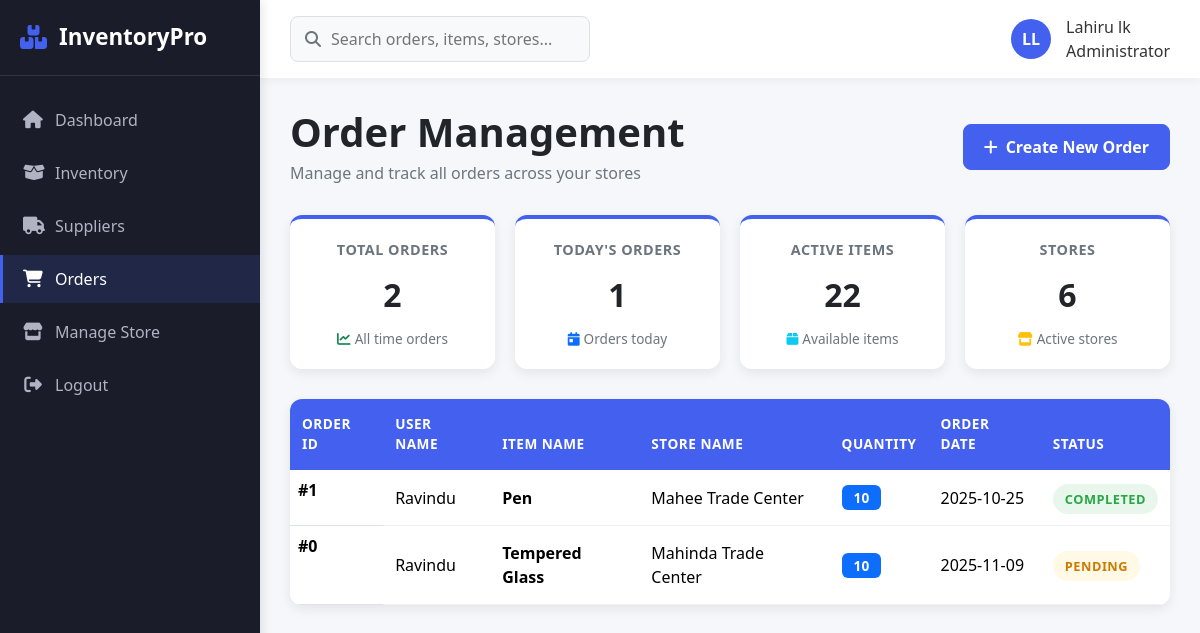
/Order/order.php, run on the app's committed database.
### tables this page shows
CREATE TABLE `orders` (
  `orderid` int(255) NOT NULL,
  `userid` int(255) NOT NULL,
  `itemid` int(255) NOT NULL,
  `store_id` int(255) NOT NULL,
  `quantity` int(255) NOT NULL,
  `orderdate` varchar(255) NOT NULL
);

CREATE TABLE `user` (
  `userid` int(11) NOT NULL,
  `username` varchar(255) DEFAULT NULL,
  `password` varchar(255) DEFAULT NULL,
  `position` varchar(100) DEFAULT NULL,
  `email` varchar(255) DEFAULT NULL
);

CREATE TABLE `item` (
  `itemid` int(11) NOT NULL,
  `itemname` varchar(255) DEFAULT NULL,
  `description` text DEFAULT NULL,
  `category` varchar(255) DEFAULT NULL,
  `unitprice` decimal(10,2) DEFAULT NULL,
  `criticalvalue` int(11) DEFAULT NULL,
  `quantity` int(11) DEFAULT NULL,
  `availability` varchar(50) DEFAULT NULL
);

CREATE TABLE `store` (
  `store_id` int(11) NOT NULL,
  `store_name` varchar(255) DEFAULT NULL,
  `contact_no` varchar(15) DEFAULT NULL,
  `address` text DEFAULT NULL,
  `email` varchar(255) DEFAULT NULL
);

### Order/order.php (the view, shortened to what this page needs)
<?php
$dbcon = new DbConnector();
$con = $dbcon->getConnection();
$q1 = "SELECT * FROM item";
$s1 = $con->query($q1);
$rs1 = $s1->fetchAll(PDO::FETCH_OBJ);
$q2 = "SELECT * FROM store";
$s2 = $con->query($q2);
$rs2 = $s2->fetchAll(PDO::FETCH_OBJ);
$q3 = "SELECT * FROM orders";
$s3 = $con->query($q3);
$rs3 = $s3->fetchAll(PDO::FETCH_OBJ);
$totalOrders   = count($rs3);
$today         = date('Y-m-d');
$todayOrders   = 0;
foreach ($rs3 as $order) {
    if ($order->orderdate == $today) {
        $todayOrders++;
    }
}
?>
<!DOCTYPE html>
<html lang="en">
<head>
    <link href="https://cdn.jsdelivr.net/npm/bootstrap@5.3.3/dist/css/bootstrap.min.css"
          rel="stylesheet"
>
    <link rel="stylesheet"
          href="https://cdnjs.cloudflare.com/ajax/libs/font-awesome/6.4.0/css/all.min.css">
    <link rel="stylesheet" href="../utils/order.css">
</head>
<body>
<div class="app-container">
    <div class="sidebar">
        <div class="sidebar-header">
            <i class="fas fa-boxes"></i>
            <h3>InventoryPro</h3>
        </div>
        <ul class="nav-menu">
            <li><a href="../index.php"><i class="fas fa-home"></i> Dashboard</a></li>
            <li><a href="../inventory/inventory.php"><i class="fas fa-box-open"></i> Inventory</a></li>
            <li><a href="../supplier/suppliers.php"><i class="fas fa-truck"></i> Suppliers</a></li>
            <li><a href="order.php" class="active"><i class="fas fa-shopping-cart"></i> Orders</a></li>
            <li><a href="../store/stores.php"><i class="fas fa-store"></i> Manage Store</a></li>
            <li><a href="../logout.php"><i class="fas fa-sign-out-alt"></i> Logout</a></li>
        </ul>
    </div>
    <div class="main-content">
        <div class="top-bar">
            <div class="search-bar">
                <i class="fas fa-search"></i>
                <input type="text" placeholder="Search orders, items, stores...">
            </div>
            <div class="user-info">
                <div class="user-avatar"><?php echo substr("LL", 0, 2); ?></div>
                <div>
                <div class="user-name">Lahiru lk</div>
                <div class="user-role">Administrator</div>
                </div>
            </div>
        </div>
        <div class="orders-content">
            <div class="page-header">
                <div>
                    <h1 class="page-title">Order Management</h1>
                    <p class="page-description">Manage and track all orders across your stores</p>
                </div>
                <button type="button"
                        class="btn btn-primary"
                        data-bs-toggle="modal"
                        data-bs-target="#staticBackdrop">
                    <i class="fas fa-plus me-2"></i>Create New Order
                </button>
            </div>
            <div class="order-stats">
                <div class="stat-card">
                    <div class="stat-label">Total Orders</div>
                    <div class="stat-value"><?php echo $totalOrders; ?></div>
                    <div class="stat-trend">
                        <i class="fas fa-chart-line text-success me-1"></i>All time orders
                    </div>
                </div>
                <div class="stat-card">
                    <div class="stat-label">Today's Orders</div>
                    <div class="stat-value"><?php echo $todayOrders; ?></div>
                    <div class="stat-trend">
                        <i class="fas fa-calendar-day text-primary me-1"></i>Orders today
                    </div>
                </div>
                <div class="stat-card">
                    <div class="stat-label">Active Items</div>
                    <div class="stat-value"><?php echo count($rs1); ?></div>
                    <div class="stat-trend">
                        <i class="fas fa-box text-info me-1"></i>Available items
                    </div>
                </div>
                <div class="stat-card">
                    <div class="stat-label">Stores</div>
                    <div class="stat-value"><?php echo count($rs2); ?></div>
                    <div class="stat-trend">
                        <i class="fas fa-store text-warning me-1"></i>Active stores
                    </div>
                </div>
            </div>
            <div class="table-container">
                <div class="table-responsive">
                    <table class="table table-hover">
                        <thead>
                            <tr>
                                <th scope="col">Order ID</th>
                                <th scope="col">User Name</th>
                                <th scope="col">Item Name</th>
                                <th scope="col">Store Name</th>
                                <th scope="col">Quantity</th>
                                <th scope="col">Order Date</th>
                                <th scope="col">Status</th>
                            </tr>
                        </thead>
                        <tbody>
                        <?php
                        $query = "SELECT * FROM orders";
                        try {
                            $stmt = $con->query($query);
                            $result = $stmt->fetchAll(PDO::FETCH_OBJ);
                            foreach ($result as $item) {
                                $sql1 = "SELECT itemname FROM item WHERE itemid = ?";
                                $pstmt1 = $con->prepare($sql1);
                                $pstmt1->bindParam(1, $item->itemid);
                                $pstmt1->execute();
                                $result1 = $pstmt1->fetch(PDO::FETCH_OBJ);
                                $sql2 = "SELECT store_name FROM store WHERE store_id = ?";
                                $pstmt2 = $con->prepare($sql2);
                                $pstmt2->bindParam(1, $item->store_id);
                                $pstmt2->execute();
                                $result2 = $pstmt2->fetch(PDO::FETCH_OBJ);
                                $sql3 = "SELECT username FROM user WHERE userid = ?";
                                $pstmt3 = $con->prepare($sql3);
                                $pstmt3->bindParam(1, $item->userid);
                                $pstmt3->execute();
                                $result3 = $pstmt3->fetch(PDO::FETCH_OBJ);
                                $orderDate = new DateTime($item->orderdate);
                                $todayObj  = new DateTime();
                                $interval  = $todayObj->diff($orderDate);
                                $daysDiff  = $interval->days;
                                $status = $statusText = 'pending';
                                if ($daysDiff > 7) {
                                    $status = 'completed';
                                    $statusText = 'Completed';
                                } elseif ($daysDiff > 3) {
                                    $status = 'shipped';
                                    $statusText = 'Shipped';
                                }
                                echo "<tr>";
                                echo "<th scope='row'>#{$item->orderid}</th>";
                                echo "<td>{$result3->username}</td>";
                                echo "<td><strong>{$result1->itemname}</strong></td>";
                                echo "<td>{$result2->store_name}</td>";
                                echo "<td><span class='badge bg-primary'>{$item->quantity}</span></td>";
                                echo "<td>{$item->orderdate}</td>";
                                echo "<td><span class='status-badge status-{$status}'>{$statusText}</span></td>";
                                echo "</tr>";
                            }
                        } catch (Exception $ex) {
                            echo "<tr><td colspan='7' class='text-danger'>Error: " . htmlspecialchars($ex->getMessage()) . "</td></tr>";
                        }
                        ?>
                        </tbody>
                    </table>
                </div>
            </div>
        </div>
    </div>
</div>
</body>
</html>

### utils/order.css (style rules this page uses)
:root { --primary: #4361ee; --secondary: #3f37c9; --success: #4cc9f0; --info: #4895ef; --warning: #f72585; --danger: #e63946; --light: #f8f9fa; --dark: #212529; --sidebar-bg: #1a1d29; --sidebar-text: #b0b3c1; --sidebar-active: #4361ee; --card-shadow: 0 4px 12px rgba(0, 0, 0, 0.08); --transition: all 0.3s ease; }
* { margin: 0; padding: 0; box-sizing: border-box; font-family: 'Segoe UI', Tahoma, Geneva, Verdana, sans-serif; }
body { background-color: #f5f7fb; color: #333; overflow-x: hidden; }
.app-container { display: flex; min-height: 100vh; }
.sidebar { width: 260px; background: var(--sidebar-bg); color: var(--sidebar-text); transition: var(--transition); box-shadow: 2px 0 10px rgba(0, 0, 0, 0.1); z-index: 100; }
.sidebar-header { padding: 24px 20px; border-bottom: 1px solid rgba(255, 255, 255, 0.1); display: flex; align-items: center; gap: 12px; }
.sidebar-header h3 { color: white; font-weight: 600; margin: 0; font-size: 1.4rem; }
.sidebar-header i { color: var(--primary); font-size: 1.5rem; }
.nav-menu { list-style: none; padding: 0; margin: 20px 0; }
.nav-menu li { margin-bottom: 5px; }
.nav-menu a { display: flex; align-items: center; padding: 12px 20px; color: var(--sidebar-text); text-decoration: none; transition: var(--transition); font-weight: 500; border-left: 3px solid transparent; }
.nav-menu a.active { background: rgba(67, 97, 238, 0.15); color: white; border-left-color: var(--primary); }
.nav-menu i { margin-right: 12px; width: 20px; text-align: center; font-size: 1.1rem; }
.main-content { flex: 1; display: flex; flex-direction: column; overflow: hidden; }
.top-bar { background: white; padding: 15px 30px; box-shadow: 0 2px 10px rgba(0, 0, 0, 0.05); display: flex; justify-content: space-between; align-items: center; z-index: 10; }
.search-bar { position: relative; width: 300px; }
.search-bar input { width: 100%; padding: 10px 15px 10px 40px; border-radius: 8px; border: 1px solid #e0e0e0; background: #f8f9fa; transition: var(--transition); }
.search-bar i { position: absolute; left: 15px; top: 50%; transform: translateY(-50%); color: #6c757d; }
.user-info { display: flex; align-items: center; gap: 15px; }
.user-avatar { width: 40px; height: 40px; border-radius: 50%; background: var(--primary); color: white; display: flex; align-items: center; justify-content: center; font-weight: bold; }
.orders-content { padding: 30px; overflow-y: auto; flex: 1; }
.page-header { display: flex; justify-content: space-between; align-items: center; margin-bottom: 30px; }
.page-title { font-weight: 700; color: var(--dark); margin-bottom: 5px; }
.page-description { color: #6c757d; margin: 0; }
.btn-primary { background-color: var(--primary); border-color: var(--primary); padding: 10px 20px; border-radius: 8px; font-weight: 600; transition: var(--transition); }
.table-container { background: white; border-radius: 12px; overflow: hidden; box-shadow: var(--card-shadow); }
.table { margin-bottom: 0; }
.table thead th { background-color: var(--primary); color: white; border: none; padding: 15px 12px; font-weight: 600; text-transform: uppercase; font-size: 0.85rem; letter-spacing: 0.5px; }
.table tbody td { padding: 15px 12px; vertical-align: middle; border-color: #f0f0f0; }
.table tbody tr { transition: var(--transition); }
.status-badge { padding: 6px 12px; border-radius: 20px; font-size: 0.8rem; font-weight: 600; text-transform: uppercase; letter-spacing: 0.5px; }
.status-pending { background-color: rgba(255, 193, 7, 0.1); color: #cc7a00; }
.status-completed { background-color: rgba(40, 167, 69, 0.1); color: #28a745; }
.order-stats { display: grid; grid-template-columns: repeat(auto-fit, minmax(200px, 1fr)); gap: 20px; margin-bottom: 30px; }
.stat-card { background: white; border-radius: 12px; padding: 20px; box-shadow: var(--card-shadow); text-align: center; transition: var(--transition); border-top: 4px solid var(--primary); }
.stat-value { font-size: 2rem; font-weight: 700; color: var(--dark); margin: 10px 0; }
.stat-label { color: #6c757d; font-size: 0.9rem; font-weight: 600; text-transform: uppercase; letter-spacing: 0.5px; }
.stat-trend { color: #6c757d; font-size: 0.85rem; margin-top: 8px; }
.badge { font-size: 0.85rem; padding: 6px 12px; font-weight: 600; }

### data on the page
orders: orderid "1", userid.username "Ravindu", itemid.itemname "Pen", store.store_name "Mahee Trade Center", quantity "10", orderdate "2025-10-25", orderdate "COMPLETED"
orders: orderid "0", userid.username "Ravindu", itemid.itemname "Tempered Glass", store.store_name "Mahinda Trade Center", quantity "10", orderdate "2025-11-09", statusText "PENDING"

### other printed values
substr("LL", 0, 2) "LL"
$totalOrders "2"
$todayOrders "1"
count($rs1) "22"
count($rs2) "6"
